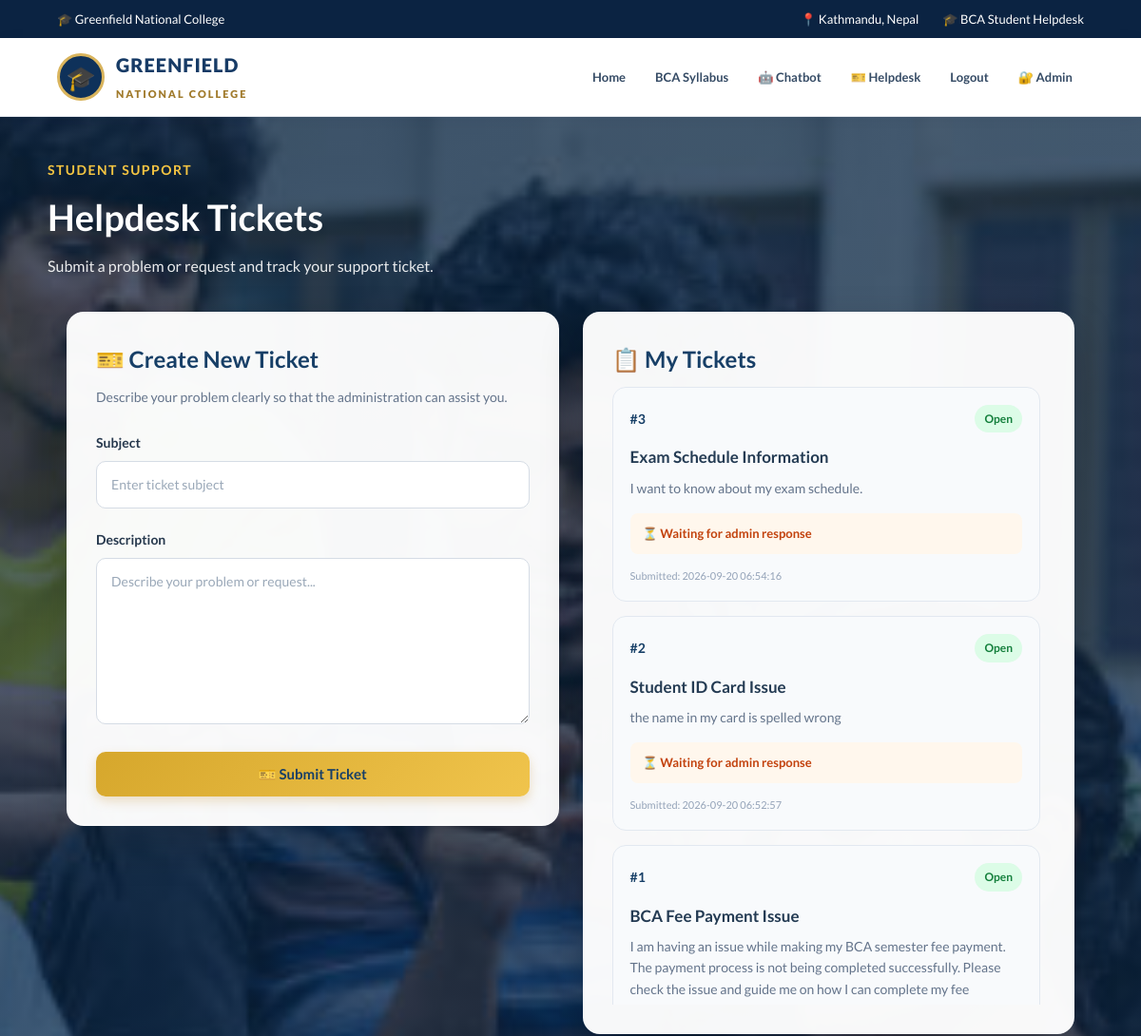
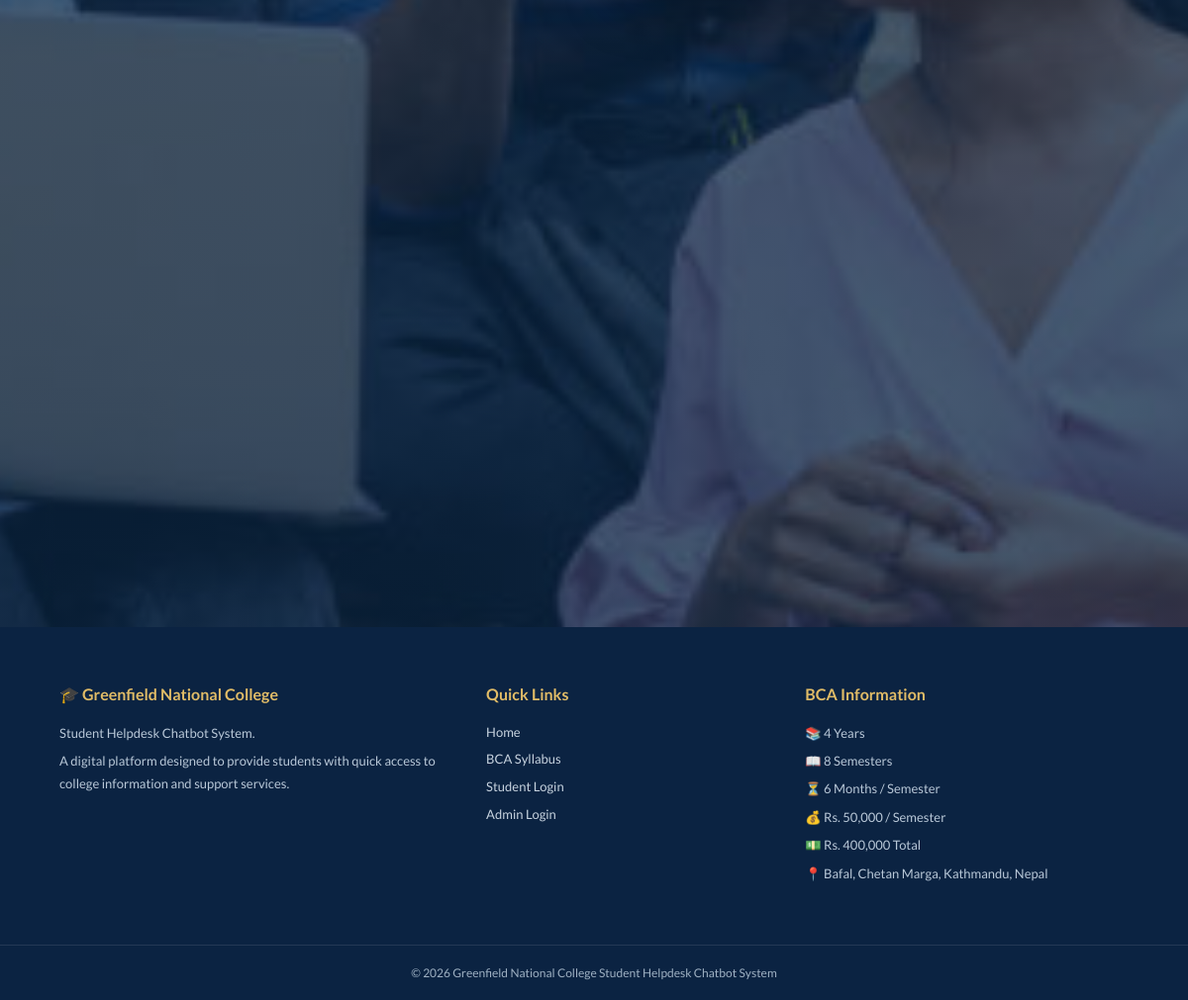
Screenshot of /tickets (signed in) with the database file from the repository (2 pictures, top to bottom).
### tables this page shows
CREATE TABLE tickets (
            id INTEGER PRIMARY KEY AUTOINCREMENT,
            user_id INTEGER NOT NULL,
            subject TEXT NOT NULL,
            description TEXT NOT NULL,
            reply TEXT,
            status TEXT DEFAULT 'Open',
            created_at TIMESTAMP DEFAULT CURRENT_TIMESTAMP
        );

### app.py (the view, shortened to what this page needs)
@app.route(
    "/tickets",
    methods=["GET", "POST"]
)
@student_required
def tickets():
    connection = get_db()
    student_tickets = connection.execute("""
        SELECT *
        FROM tickets
        WHERE user_id = ?
        ORDER BY id DESC
    """, (
        session["user_id"],
    )).fetchall()
    connection.close()
    return render_template(
        "tickets.html",
        tickets=student_tickets
    )

### app.py (called while the page is built)
def get_db():
    connection = sqlite3.connect(DATABASE)
    connection.row_factory = sqlite3.Row
    return connection

def student_required(function):
    @wraps(function)
    def wrapper(*args, **kwargs):
        if "user_id" not in session:
            flash("Please login first.")
            return redirect(
                url_for("login")
            )
        return function(*args, **kwargs)
    return wrapper

### templates/tickets.html (shortened to what this page needs)
{% extends "base.html" %}
{% block content %}
<section class="tickets-page">
    <div class="page-title">
        <span>
            STUDENT SUPPORT
        </span>
        <h1>
            Helpdesk Tickets
        </h1>
        <p>
            Submit a problem or request and track
            your support ticket.
        </p>
    </div>
    <div class="ticket-grid">
        <div class="panel">
            <h2>
                🎫 Create New Ticket
            </h2>
            <p class="panel-description">
                Describe your problem clearly so that
                the administration can assist you.
            </p>
            <form method="POST">
                <div class="professional-form-group">
                    <label>
                        Subject
                    </label>
                    <input
                        type="text"
                        name="subject"
                        placeholder="Enter ticket subject"
                        required
                    >
                </div>
                <div class="professional-form-group">
                    <label>
                        Description
                    </label>
                    <textarea
                        name="description"
                        rows="7"
                        placeholder="Describe your problem or request..."
                        required
                    ></textarea>
                </div>
                <button
                    type="submit"
                    class="gold-button"
                >
                    🎫 Submit Ticket
                </button>
            </form>
        </div>
        <div class="panel">
            <h2>
                📋 My Tickets
            </h2>
            {% if tickets %}
                <div class="student-ticket-list">
                    {% for ticket in tickets %}
                        <div class="student-ticket-card">
                            <div class="ticket-card-top">
                                <strong>
                                    #{{ ticket["id"] }}
                                </strong>
                                {% if ticket["status"] == "Open" %}
                                    <span class="status status-open">
                                        Open
                                    </span>
                                {% else %}
                                    <span class="status status-closed">
                                        Closed
                                    </span>
                                {% endif %}
                            </div>
                            <h3>
                                {{ ticket["subject"] }}
                            </h3>
                            <p>
                                {{ ticket["description"] }}
                            </p>
                            {% if ticket["reply"] %}
                                <div class="admin-reply">
                                    <strong>
                                        👨‍💼 Admin Reply
                                    </strong>
                                    <p>
                                        {{ ticket["reply"] }}
                                    </p>
                                </div>
                            {% else %}
                                <div class="waiting-reply">
                                    ⏳ Waiting for admin response
                                </div>
                            {% endif %}
                            <small>
                                Submitted:
                                {{ ticket["created_at"] }}
                            </small>
                        </div>
                    {% endfor %}
                </div>
            {% endif %}
        </div>
    </div>
</section>
{% endblock %}

### static/style.css (style rules this page uses)
* { margin: 0; padding: 0; box-sizing: border-box; }
html { scroll-behavior: smooth; }
body { font-family: "Lato", Arial, sans-serif; background: #f5f7fa; color: #26384f; line-height: 1.6; }
button { font-family: inherit; }
.gold-button { display: inline-block; background: #d5ad57; color: #152f50; padding: 13px 22px; border-radius: 6px; font-size: 13px; font-weight: 900; border: 1px solid #d5ad57; transition: 0.25s; cursor: pointer; }
.panel { background: white; border: 1px solid #e1e6ec; border-radius: 10px; padding: 25px; margin-bottom: 20px; box-shadow: 0 6px 20px rgba(20,50,80,0.05); }
.panel h2 { color: #1d416b; margin-bottom: 18px; }
.status { display: inline-block; padding: 5px 10px; border-radius: 20px; font-size: 11px; font-weight: 900; }
.status-open { background: #fff1d5; color: #966816; }
.professional-form-group { margin-bottom: 18px; }
.professional-form-group label { display: block; color: #304b67; font-size: 12px; font-weight: 900; margin-bottom: 7px; }
.ticket-grid { max-width: 1100px; margin: 40px auto; padding: 0 20px; }
.ticket-grid .panel { background: #ffffff; border: 1px solid #e5e7eb; border-radius: 18px; padding: 35px; margin-bottom: 30px; box-shadow: 0 8px 25px rgba(0, 0, 0, 0.08); }
.ticket-grid .panel h2 { margin-top: 0; margin-bottom: 12px; color: #173f73; font-size: 25px; font-weight: 700; }
.panel-description { color: #667085; font-size: 15px; line-height: 1.6; margin-bottom: 28px; }
.professional-form-group { margin-bottom: 24px; }
.professional-form-group label { display: block; margin-bottom: 9px; color: #344054; font-size: 15px; font-weight: 600; }
.professional-form-group input, .professional-form-group textarea, .professional-form-group select { width: 100%; box-sizing: border-box; padding: 13px 15px; border: 1px solid #d0d5dd; border-radius: 10px; background: #ffffff; color: #101828; font-size: 15px; font-family: inherit; outline: none; transition: 0.2s ease; }
.professional-form-group input { height: 48px; }
.professional-form-group textarea { min-height: 140px; resize: vertical; line-height: 1.5; }
.professional-form-group input::placeholder, .professional-form-group textarea::placeholder { color: #98a2b3; }
.gold-button { border: none; border-radius: 10px; padding: 13px 25px; background: linear-gradient(135deg, #d9a441, #c58d28); color: #ffffff; font-size: 15px; font-weight: 700; cursor: pointer; transition: all 0.2s ease; box-shadow: 0 5px 12px rgba(197, 141, 40, 0.25); }
.student-ticket-list { display: flex; flex-direction: column; gap: 18px; }
.student-ticket-card { background: #f8fafc; border: 1px solid #e4e7ec; border-radius: 14px; padding: 22px; transition: 0.2s ease; }

### rows the page displays
tickets: id "3", status "Open", subject "Exam Schedule Information", description "I want to know about my exam schedule.", shows "⏳ Waiting for admin response", created_at "2026-09-20 06:54:16"
tickets: id "2", status "Open", subject "Student ID Card Issue", description "the name in my card is spelled wrong", shows "⏳ Waiting for admin response", created_at "2026-09-20 06:52:57"
tickets: id "1", status "Open", subject "BCA Fee Payment Issue", description "I am having an issue while making my BCA semester fee payment. The payment process is not being completed successfully. Please check the issue and guide me on how I can complete my fee…"
